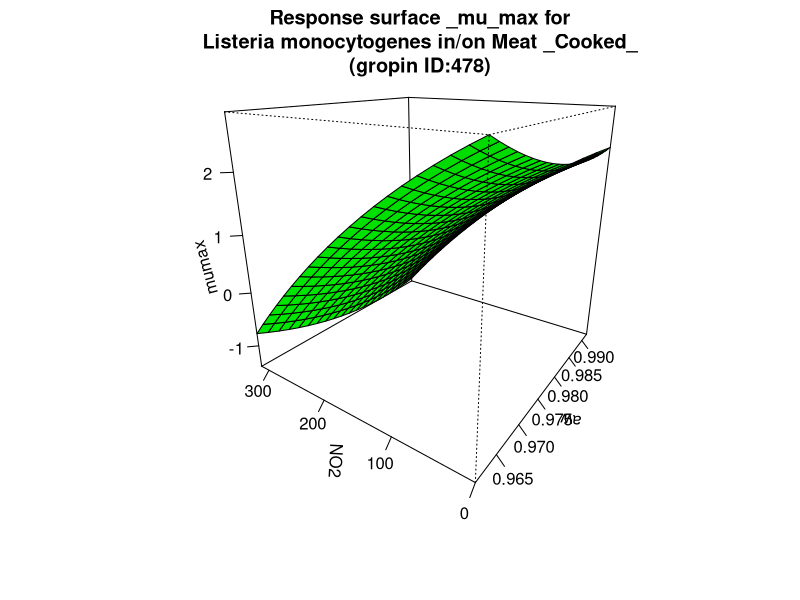

Source code (R):
#############################
# start of Parameter script
#############################
aw <- seq(0.96096,0.992007992007992,length.out=21)
NO2 <- seq(0,314.685314685315,length.out=21)
#############################
# end of Parameter script
#############################
############################# 
# start of Model script Gropin ID 478 
#############################
 
# constant coefficients for this model
 
variables <- data.frame(aw,NO2)
argumentsPar <- unique.data.frame(expand.grid(variables))
 
# heart of the model
response_surface <- function(aw,NO2) {
   mumax <-1150.5+(-2330.2)*aw+(-0.58142)*((NO2*1000)/(69.01*(1+10^(6.1-3.37))))+0.33406*aw*((NO2*1000)/(69.01*(1+10^(6.1-3.37))))+1182.1*(aw^2)+(-0.019875)*(((NO2*1000)/(69.01*(1+10^(6.1-3.37))))^2)

	return(mumax=mumax)
} 

# output parameters
responseSurface <- cbind(argumentsPar,response_surface(argumentsPar['aw'],argumentsPar['NO2']))
colnames(responseSurface) <- c(colnames(argumentsPar),'mumax')
#############################
# End of Model script
#############################
############################# 
# start of Visualisation script Gropin ID 478 
#############################
titleText <-'Response surface _mu_max for
Listeria monocytogenes in/on Meat _Cooked_
(gropin ID:478)'
persp(aw,NO2,matrix(unlist(responseSurface$'mumax'),nrow=21),col = 'green',xlab='aw',ylab='NO2',zlab='mumax',main=titleText,theta=305,phi=20,shade=0.25,ticktype = 'detailed')
#############################
# End of Visualisation script
#############################
